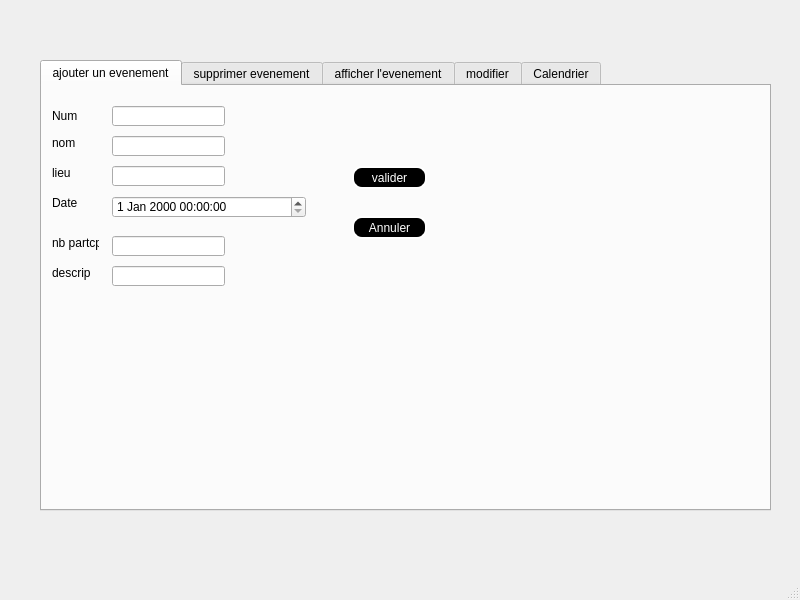
<?xml version="1.0" encoding="UTF-8"?>
<ui version="4.0">
 <class>MainWindow</class>
 <widget class="QMainWindow" name="MainWindow">
  <property name="geometry">
   <rect>
    <x>0</x>
    <y>0</y>
    <width>800</width>
    <height>600</height>
   </rect>
  </property>
  <property name="windowTitle">
   <string>MainWindow</string>
  </property>
  <widget class="QWidget" name="centralwidget">
   <widget class="QLabel" name="label">
    <property name="geometry">
     <rect>
      <x>60</x>
      <y>20</y>
      <width>611</width>
      <height>411</height>
     </rect>
    </property>
    <property name="text">
     <string/>
    </property>
    <property name="pixmap">
     <pixmap>../paw 1.jpg</pixmap>
    </property>
   </widget>
   <widget class="QTabWidget" name="tabWidget">
    <property name="geometry">
     <rect>
      <x>40</x>
      <y>60</y>
      <width>731</width>
      <height>451</height>
     </rect>
    </property>
    <property name="currentIndex">
     <number>0</number>
    </property>
    <widget class="QWidget" name="tab_3">
     <attribute name="title">
      <string>ajouter un evenement</string>
     </attribute>
     <widget class="QLabel" name="label_2">
      <property name="geometry">
       <rect>
        <x>10</x>
        <y>20</y>
        <width>47</width>
        <height>20</height>
       </rect>
      </property>
      <property name="styleSheet">
       <string notr="true">font: 75 8pt &quot;Adobe Caslon Pro Bold&quot;;</string>
      </property>
      <property name="text">
       <string>Num</string>
      </property>
     </widget>
     <widget class="QLabel" name="label_3">
      <property name="geometry">
       <rect>
        <x>10</x>
        <y>50</y>
        <width>47</width>
        <height>14</height>
       </rect>
      </property>
      <property name="styleSheet">
       <string notr="true">font: 75 8pt &quot;Adobe Caslon Pro Bold&quot;;
</string>
      </property>
      <property name="text">
       <string>nom </string>
      </property>
     </widget>
     <widget class="QLabel" name="label_11">
      <property name="geometry">
       <rect>
        <x>10</x>
        <y>150</y>
        <width>47</width>
        <height>14</height>
       </rect>
      </property>
      <property name="styleSheet">
       <string notr="true">font: 75 8pt &quot;Adobe Caslon Pro Bold&quot;;
</string>
      </property>
      <property name="text">
       <string>nb partcp</string>
      </property>
     </widget>
     <widget class="QLabel" name="label_12">
      <property name="geometry">
       <rect>
        <x>10</x>
        <y>180</y>
        <width>47</width>
        <height>14</height>
       </rect>
      </property>
      <property name="styleSheet">
       <string notr="true">font: 75 8pt &quot;Adobe Caslon Pro Bold&quot;;</string>
      </property>
      <property name="text">
       <string>descrip</string>
      </property>
     </widget>
     <widget class="QLabel" name="label_13">
      <property name="geometry">
       <rect>
        <x>10</x>
        <y>80</y>
        <width>47</width>
        <height>14</height>
       </rect>
      </property>
      <property name="styleSheet">
       <string notr="true">font: 75 8pt &quot;Adobe Caslon Pro Bold&quot;;</string>
      </property>
      <property name="text">
       <string>lieu</string>
      </property>
     </widget>
     <widget class="QLabel" name="label_14">
      <property name="geometry">
       <rect>
        <x>10</x>
        <y>110</y>
        <width>47</width>
        <height>14</height>
       </rect>
      </property>
      <property name="styleSheet">
       <string notr="true">font: 75 8pt &quot;Adobe Caslon Pro Bold&quot;;</string>
      </property>
      <property name="text">
       <string>Date</string>
      </property>
     </widget>
     <widget class="QLineEdit" name="le_num_2">
      <property name="geometry">
       <rect>
        <x>70</x>
        <y>20</y>
        <width>113</width>
        <height>20</height>
       </rect>
      </property>
     </widget>
     <widget class="QLineEdit" name="le_nom_2">
      <property name="geometry">
       <rect>
        <x>70</x>
        <y>50</y>
        <width>113</width>
        <height>20</height>
       </rect>
      </property>
     </widget>
     <widget class="QLineEdit" name="le_lieu_2">
      <property name="geometry">
       <rect>
        <x>70</x>
        <y>80</y>
        <width>113</width>
        <height>20</height>
       </rect>
      </property>
     </widget>
     <widget class="QLineEdit" name="le_nmbp">
      <property name="geometry">
       <rect>
        <x>70</x>
        <y>150</y>
        <width>113</width>
        <height>20</height>
       </rect>
      </property>
     </widget>
     <widget class="QLineEdit" name="le_descp_2">
      <property name="geometry">
       <rect>
        <x>70</x>
        <y>180</y>
        <width>113</width>
        <height>20</height>
       </rect>
      </property>
     </widget>
     <widget class="QPushButton" name="pb">
      <property name="geometry">
       <rect>
        <x>310</x>
        <y>80</y>
        <width>75</width>
        <height>23</height>
       </rect>
      </property>
      <property name="styleSheet">
       <string notr="true">background-color:black;
color:white;
border-style:outset;
border-width:2px;
border-radius:10px;
border-color:white;</string>
      </property>
      <property name="text">
       <string>valider</string>
      </property>
     </widget>
     <widget class="QPushButton" name="pushButton_9">
      <property name="geometry">
       <rect>
        <x>310</x>
        <y>130</y>
        <width>75</width>
        <height>23</height>
       </rect>
      </property>
      <property name="styleSheet">
       <string notr="true">background-color:black;
color:white;
border-style:outset;
border-width:2px;
border-radius:10px;
border-color:white;</string>
      </property>
      <property name="text">
       <string>Annuler</string>
      </property>
     </widget>
     <widget class="QDateTimeEdit" name="la_date">
      <property name="geometry">
       <rect>
        <x>70</x>
        <y>110</y>
        <width>194</width>
        <height>22</height>
       </rect>
      </property>
     </widget>
    </widget>
    <widget class="QWidget" name="tab_5">
     <attribute name="title">
      <string>supprimer evenement</string>
     </attribute>
     <widget class="QLabel" name="label_4">
      <property name="geometry">
       <rect>
        <x>20</x>
        <y>60</y>
        <width>47</width>
        <height>14</height>
       </rect>
      </property>
      <property name="text">
       <string>Num</string>
      </property>
     </widget>
     <widget class="QPushButton" name="pb_supprimer">
      <property name="geometry">
       <rect>
        <x>170</x>
        <y>130</y>
        <width>75</width>
        <height>23</height>
       </rect>
      </property>
      <property name="toolTip">
       <string>&lt;html&gt;&lt;head/&gt;&lt;body&gt;&lt;p&gt;&lt;span style=&quot; font-family:'Segoe UI Historic','Segoe UI','Helvetica','Arial','sans-serif'; font-size:15px; color:#050505; background-color:#e4e6eb;&quot;&gt;background-color:black;&lt;/span&gt;&lt;/p&gt;&lt;p&gt;&lt;span style=&quot; font-family:'Segoe UI Historic','Segoe UI','Helvetica','Arial','sans-serif'; font-size:15px; color:#050505; background-color:#e4e6eb;&quot;&gt;color:white;&lt;/span&gt;&lt;/p&gt;&lt;p&gt;&lt;span style=&quot; font-family:'Segoe UI Historic','Segoe UI','Helvetica','Arial','sans-serif'; font-size:15px; color:#050505; background-color:#e4e6eb;&quot;&gt;border-style:outset;&lt;/span&gt;&lt;/p&gt;&lt;p&gt;&lt;span style=&quot; font-family:'Segoe UI Historic','Segoe UI','Helvetica','Arial','sans-serif'; font-size:15px; color:#050505; background-color:#e4e6eb;&quot;&gt;border-width:2px;&lt;/span&gt;&lt;/p&gt;&lt;p&gt;&lt;span style=&quot; font-family:'Segoe UI Historic','Segoe UI','Helvetica','Arial','sans-serif'; font-size:15px; color:#050505; background-color:#e4e6eb;&quot;&gt;border-radius:10px;&lt;/span&gt;&lt;/p&gt;&lt;p&gt;&lt;span style=&quot; font-family:'Segoe UI Historic','Segoe UI','Helvetica','Arial','sans-serif'; font-size:15px; color:#050505; background-color:#e4e6eb;&quot;&gt;border-color:white;&lt;/span&gt;&lt;/p&gt;&lt;/body&gt;&lt;/html&gt;</string>
      </property>
      <property name="styleSheet">
       <string notr="true">background-color:black;
color:white;
border-style:outset;
border-width:2px;
border-radius:10px;
border-color:white;</string>
      </property>
      <property name="text">
       <string>Supprimer</string>
      </property>
     </widget>
     <widget class="QComboBox" name="le_num_supp">
      <property name="geometry">
       <rect>
        <x>60</x>
        <y>60</y>
        <width>62</width>
        <height>22</height>
       </rect>
      </property>
     </widget>
     <widget class="QPushButton" name="load_list">
      <property name="geometry">
       <rect>
        <x>300</x>
        <y>130</y>
        <width>75</width>
        <height>23</height>
       </rect>
      </property>
      <property name="toolTip">
       <string>&lt;html&gt;&lt;head/&gt;&lt;body&gt;&lt;p&gt;&lt;span style=&quot; font-family:'Segoe UI Historic','Segoe UI','Helvetica','Arial','sans-serif'; font-size:15px; color:#050505; background-color:#e4e6eb;&quot;&gt;background-color:black;&lt;/span&gt;&lt;/p&gt;&lt;p&gt;&lt;span style=&quot; font-family:'Segoe UI Historic','Segoe UI','Helvetica','Arial','sans-serif'; font-size:15px; color:#050505; background-color:#e4e6eb;&quot;&gt;color:white;&lt;/span&gt;&lt;/p&gt;&lt;p&gt;&lt;span style=&quot; font-family:'Segoe UI Historic','Segoe UI','Helvetica','Arial','sans-serif'; font-size:15px; color:#050505; background-color:#e4e6eb;&quot;&gt;border-style:outset;&lt;/span&gt;&lt;/p&gt;&lt;p&gt;&lt;span style=&quot; font-family:'Segoe UI Historic','Segoe UI','Helvetica','Arial','sans-serif'; font-size:15px; color:#050505; background-color:#e4e6eb;&quot;&gt;border-width:2px;&lt;/span&gt;&lt;/p&gt;&lt;p&gt;&lt;span style=&quot; font-family:'Segoe UI Historic','Segoe UI','Helvetica','Arial','sans-serif'; font-size:15px; color:#050505; background-color:#e4e6eb;&quot;&gt;border-radius:10px;&lt;/span&gt;&lt;/p&gt;&lt;p&gt;&lt;span style=&quot; font-family:'Segoe UI Historic','Segoe UI','Helvetica','Arial','sans-serif'; font-size:15px; color:#050505; background-color:#e4e6eb;&quot;&gt;border-color:white;&lt;/span&gt;&lt;/p&gt;&lt;/body&gt;&lt;/html&gt;</string>
      </property>
      <property name="styleSheet">
       <string notr="true">background-color:black;
color:white;
border-style:outset;
border-width:2px;
border-radius:10px;
border-color:white;</string>
      </property>
      <property name="text">
       <string>Load List</string>
      </property>
     </widget>
    </widget>
    <widget class="QWidget" name="tab_4">
     <attribute name="title">
      <string>afficher l'evenement</string>
     </attribute>
     <widget class="QTableView" name="tab_evenement">
      <property name="geometry">
       <rect>
        <x>10</x>
        <y>11</y>
        <width>701</width>
        <height>221</height>
       </rect>
      </property>
     </widget>
     <widget class="QTabWidget" name="tabWidget_2">
      <property name="geometry">
       <rect>
        <x>20</x>
        <y>259</y>
        <width>691</width>
        <height>151</height>
       </rect>
      </property>
      <property name="currentIndex">
       <number>2</number>
      </property>
      <widget class="QWidget" name="tab_2">
       <attribute name="title">
        <string>Recherche</string>
       </attribute>
       <widget class="QLineEdit" name="lineEdit">
        <property name="geometry">
         <rect>
          <x>70</x>
          <y>40</y>
          <width>113</width>
          <height>22</height>
         </rect>
        </property>
       </widget>
       <widget class="QPushButton" name="pushButton_6">
        <property name="geometry">
         <rect>
          <x>550</x>
          <y>80</y>
          <width>93</width>
          <height>28</height>
         </rect>
        </property>
        <property name="text">
         <string>chercher</string>
        </property>
       </widget>
       <widget class="QCheckBox" name="checkBox">
        <property name="geometry">
         <rect>
          <x>280</x>
          <y>40</y>
          <width>83</width>
          <height>20</height>
         </rect>
        </property>
        <property name="text">
         <string>Nom</string>
        </property>
       </widget>
       <widget class="QCheckBox" name="checkBox_2">
        <property name="geometry">
         <rect>
          <x>280</x>
          <y>70</y>
          <width>83</width>
          <height>20</height>
         </rect>
        </property>
        <property name="text">
         <string>Num</string>
        </property>
       </widget>
      </widget>
      <widget class="QWidget" name="tab_6">
       <attribute name="title">
        <string>Trie</string>
       </attribute>
       <widget class="QPushButton" name="pushButton">
        <property name="geometry">
         <rect>
          <x>30</x>
          <y>50</y>
          <width>93</width>
          <height>28</height>
         </rect>
        </property>
        <property name="text">
         <string>Trie par num</string>
        </property>
       </widget>
       <widget class="QPushButton" name="pushButton_2">
        <property name="geometry">
         <rect>
          <x>160</x>
          <y>50</y>
          <width>93</width>
          <height>28</height>
         </rect>
        </property>
        <property name="text">
         <string>Trie par nom</string>
        </property>
       </widget>
       <widget class="QPushButton" name="pushButton_3">
        <property name="geometry">
         <rect>
          <x>280</x>
          <y>50</y>
          <width>93</width>
          <height>28</height>
         </rect>
        </property>
        <property name="text">
         <string>Trie par date</string>
        </property>
       </widget>
       <widget class="QPushButton" name="pushButton_4">
        <property name="geometry">
         <rect>
          <x>410</x>
          <y>50</y>
          <width>93</width>
          <height>28</height>
         </rect>
        </property>
        <property name="text">
         <string>Trie par nbrp</string>
        </property>
       </widget>
      </widget>
      <widget class="QWidget" name="tab_7">
       <attribute name="title">
        <string>PDF</string>
       </attribute>
       <widget class="QPushButton" name="pushButton_5">
        <property name="geometry">
         <rect>
          <x>270</x>
          <y>60</y>
          <width>151</width>
          <height>41</height>
         </rect>
        </property>
        <property name="text">
         <string>Generer PDF</string>
        </property>
       </widget>
      </widget>
     </widget>
    </widget>
    <widget class="QWidget" name="tab">
     <attribute name="title">
      <string>modifier</string>
     </attribute>
     <widget class="QLabel" name="label_5">
      <property name="geometry">
       <rect>
        <x>20</x>
        <y>20</y>
        <width>47</width>
        <height>20</height>
       </rect>
      </property>
      <property name="styleSheet">
       <string notr="true">font: 75 8pt &quot;Adobe Caslon Pro Bold&quot;;</string>
      </property>
      <property name="text">
       <string>Num</string>
      </property>
     </widget>
     <widget class="QLabel" name="label_6">
      <property name="geometry">
       <rect>
        <x>20</x>
        <y>50</y>
        <width>47</width>
        <height>14</height>
       </rect>
      </property>
      <property name="styleSheet">
       <string notr="true">font: 75 8pt &quot;Adobe Caslon Pro Bold&quot;;
</string>
      </property>
      <property name="text">
       <string>nom </string>
      </property>
     </widget>
     <widget class="QLabel" name="label_15">
      <property name="geometry">
       <rect>
        <x>20</x>
        <y>80</y>
        <width>47</width>
        <height>14</height>
       </rect>
      </property>
      <property name="styleSheet">
       <string notr="true">font: 75 8pt &quot;Adobe Caslon Pro Bold&quot;;</string>
      </property>
      <property name="text">
       <string>lieu</string>
      </property>
     </widget>
     <widget class="QLabel" name="label_16">
      <property name="geometry">
       <rect>
        <x>20</x>
        <y>110</y>
        <width>47</width>
        <height>14</height>
       </rect>
      </property>
      <property name="styleSheet">
       <string notr="true">font: 75 8pt &quot;Adobe Caslon Pro Bold&quot;;</string>
      </property>
      <property name="text">
       <string>Date</string>
      </property>
     </widget>
     <widget class="QLabel" name="label_17">
      <property name="geometry">
       <rect>
        <x>20</x>
        <y>140</y>
        <width>47</width>
        <height>14</height>
       </rect>
      </property>
      <property name="styleSheet">
       <string notr="true">font: 75 8pt &quot;Adobe Caslon Pro Bold&quot;;
</string>
      </property>
      <property name="text">
       <string>nb partcp</string>
      </property>
     </widget>
     <widget class="QLabel" name="label_18">
      <property name="geometry">
       <rect>
        <x>20</x>
        <y>170</y>
        <width>47</width>
        <height>14</height>
       </rect>
      </property>
      <property name="styleSheet">
       <string notr="true">font: 75 8pt &quot;Adobe Caslon Pro Bold&quot;;</string>
      </property>
      <property name="text">
       <string>descrip</string>
      </property>
     </widget>
     <widget class="QLineEdit" name="num_mod">
      <property name="geometry">
       <rect>
        <x>70</x>
        <y>20</y>
        <width>113</width>
        <height>20</height>
       </rect>
      </property>
     </widget>
     <widget class="QLineEdit" name="nom_mod">
      <property name="geometry">
       <rect>
        <x>70</x>
        <y>50</y>
        <width>113</width>
        <height>20</height>
       </rect>
      </property>
     </widget>
     <widget class="QLineEdit" name="lieu_mod">
      <property name="geometry">
       <rect>
        <x>70</x>
        <y>80</y>
        <width>113</width>
        <height>20</height>
       </rect>
      </property>
     </widget>
     <widget class="QLineEdit" name="nb_mod">
      <property name="geometry">
       <rect>
        <x>70</x>
        <y>140</y>
        <width>113</width>
        <height>20</height>
       </rect>
      </property>
     </widget>
     <widget class="QLineEdit" name="descp_mod">
      <property name="geometry">
       <rect>
        <x>70</x>
        <y>170</y>
        <width>113</width>
        <height>20</height>
       </rect>
      </property>
     </widget>
     <widget class="QPushButton" name="modifier">
      <property name="geometry">
       <rect>
        <x>300</x>
        <y>100</y>
        <width>75</width>
        <height>23</height>
       </rect>
      </property>
      <property name="styleSheet">
       <string notr="true">background-color:black;
color:white;
border-style:outset;
border-width:2px;
border-radius:10px;
border-color:white;</string>
      </property>
      <property name="text">
       <string>modifier</string>
      </property>
     </widget>
     <widget class="QTableView" name="tableView">
      <property name="geometry">
       <rect>
        <x>245</x>
        <y>10</y>
        <width>181</width>
        <height>91</height>
       </rect>
      </property>
     </widget>
     <widget class="QDateTimeEdit" name="date_mod">
      <property name="geometry">
       <rect>
        <x>70</x>
        <y>110</y>
        <width>194</width>
        <height>22</height>
       </rect>
      </property>
     </widget>
    </widget>
    <widget class="QWidget" name="tab_8">
     <attribute name="title">
      <string>Calendrier</string>
     </attribute>
     <widget class="QCalendarWidget" name="calendarWidget">
      <property name="geometry">
       <rect>
        <x>340</x>
        <y>40</y>
        <width>351</width>
        <height>271</height>
       </rect>
      </property>
     </widget>
     <widget class="QTableView" name="tableView_2">
      <property name="geometry">
       <rect>
        <x>15</x>
        <y>40</y>
        <width>311</width>
        <height>271</height>
       </rect>
      </property>
     </widget>
    </widget>
   </widget>
  </widget>
  <widget class="QMenuBar" name="menubar">
   <property name="geometry">
    <rect>
     <x>0</x>
     <y>0</y>
     <width>800</width>
     <height>22</height>
    </rect>
   </property>
  </widget>
  <widget class="QStatusBar" name="statusbar"/>
 </widget>
 <resources/>
 <connections/>
</ui>
